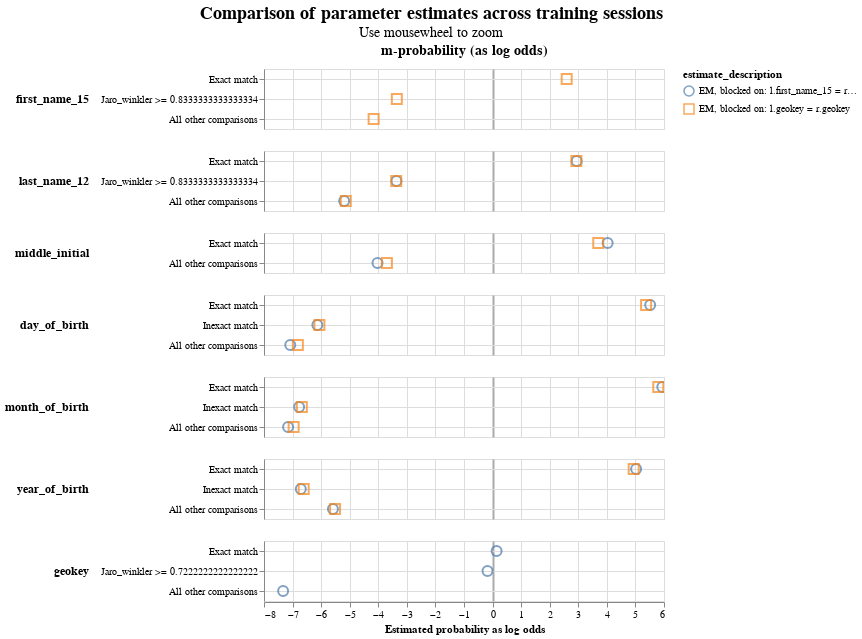

Here is the notebook cell this chart was saved with:
### Code cell
linker.parameter_estimate_comparisons_chart()

### Figure 1 — Vega-Lite specification as saved in the notebook (floating-point values rounded to 4 significant figures)
{"config": {"view": {"continuousWidth": 400, "continuousHeight": 300}, "title": {"anchor": "middle", "fontSize": 18, "subtitleFontSize": 14}}, "data": {"name": "data-5909a84237a34c32bdf2df50b7791546"}, "mark": {"type": "point", "filled": false, "opacity": 0.7, "size": 100}, "encoding": {"color": {"field": "estimate_description", "type": "nominal"}, "column": {"align": "each", "field": "col_header", "header": {"labelFontSize": 14, "labelFontWeight": "bold"}, "title": null, "type": "nominal"}, "row": {"align": "each", "field": "comparison_name", "header": {"labelAlign": "left", "labelAnchor": "middle", "labelAngle": 0, "labelFontSize": 12, "labelFontWeight": "bold"}, "sort": {"field": "comparison_sort_order"}, "title": null, "type": "nominal"}, "shape": {"field": "estimate_description", "scale": {"range": ["circle", "square", "triangle", "diamond"]}, "type": "nominal"}, "tooltip": [{"field": "comparison_name", "type": "nominal"}, {"field": "estimate_description", "type": "nominal"}, {"field": "estimated_probability", "type": "quantitative"}], "x": {"axis": {"gridColor": {"condition": {"test": "abs(datum.value / 10)  <= 1 & datum.value % 10 === 0", "value": "#aaa"}, "value": "#ddd"}, "gridDash": {"condition": {"test": "abs(datum.value / 10) == 1", "value": [3]}, "value": null}, "gridWidth": {"condition": {"test": "abs(datum.value / 10)  <= 1 & datum.value % 10 === 0", "value": 2}, "value": 1}}, "field": "estimated_probability_as_log_odds", "title": "Estimated probability as log odds", "type": "quantitative"}, "y": {"axis": {"grid": true, "title": null}, "field": "comparison_level_label", "sort": {"field": "comparison_vector_value", "order": "descending"}, "type": "nominal"}}, "params": [{"name": "mouse_zoom", "select": {"type": "interval", "encodings": ["x"]}, "bind": "scales"}], "resolve": {"scale": {"y": "independent"}}, "title": {"text": "Comparison of parameter estimates across training sessions", "subtitle": "Use mousewheel to zoom"}, "transform": [{"calculate": "datum.m_or_u + '-probability (as log odds)'", "as": "col_header"}], "$schema": "https://vega.github.io/schema/vega-lite/v5.9.3.json", "datasets": {"data-5909a84237a34c32bdf2df50b7791546": [{"m_or_u": "m", "estimated_probability": 0.8579, "estimate_description": "EM, blocked on: l.geokey = r.geokey", "estimated_probability_as_log_odds": 2.594, "sql_condition": "`first_name_15_l` = `first_name_15_r`", "comparison_level_label": "Exact match", "comparison_vector_value": 2, "comparison_name": "first_name_15", "comparison_sort_order": 0}, {"m_or_u": "m", "estimated_probability": 0.08924, "estimate_description": "EM, blocked on: l.geokey = r.geokey", "estimated_probability_as_log_odds": -3.351, "sql_condition": "jaro_winkler(`first_name_15_l`, `first_name_15_r`) >= 0.8333333333333334", "comparison_level_label": "Jaro_winkler >= 0.8333333333333334", "comparison_vector_value": 1, "comparison_name": "first_name_15", "comparison_sort_order": 0}, {"m_or_u": "m", "estimated_probability": 0.05288, "estimate_description": "EM, blocked on: l.geokey = r.geokey", "estimated_probability_as_log_odds": -4.163, "sql_condition": "ELSE", "comparison_level_label": "All other comparisons", "comparison_vector_value": 0, "comparison_name": "first_name_15", "comparison_sort_order": 0}, {"m_or_u": "m", "estimated_probability": 0.8849, "estimate_description": "EM, blocked on: l.first_name_15 = r.first_name_15 and l.zipcode = r.zipcode", "estimated_probability_as_log_odds": 2.943, "sql_condition": "`last_name_12_l` = `last_name_12_r`", "comparison_level_label": "Exact match", "comparison_vector_value": 2, "comparison_name": "last_name_12", "comparison_sort_order": 1}, {"m_or_u": "m", "estimated_probability": 0.8843, "estimate_description": "EM, blocked on: l.geokey = r.geokey", "estimated_probability_as_log_odds": 2.934, "sql_condition": "`last_name_12_l` = `last_name_12_r`", "comparison_level_label": "Exact match", "comparison_vector_value": 2, "comparison_name": "last_name_12", "comparison_sort_order": 1}, {"m_or_u": "m", "estimated_probability": 0.08851, "estimate_description": "EM, blocked on: l.first_name_15 = r.first_name_15 and l.zipcode = r.zipcode", "estimated_probability_as_log_odds": -3.364, "sql_condition": "jaro_winkler(`last_name_12_l`, `last_name_12_r`) >= 0.8333333333333334", "comparison_level_label": "Jaro_winkler >= 0.8333333333333334", "comparison_vector_value": 1, "comparison_name": "last_name_12", "comparison_sort_order": 1}, {"m_or_u": "m", "estimated_probability": 0.0881, "estimate_description": "EM, blocked on: l.geokey = r.geokey", "estimated_probability_as_log_odds": -3.372, "sql_condition": "jaro_winkler(`last_name_12_l`, `last_name_12_r`) >= 0.8333333333333334", "comparison_level_label": "Jaro_winkler >= 0.8333333333333334", "comparison_vector_value": 1, "comparison_name": "last_name_12", "comparison_sort_order": 1}, {"m_or_u": "m", "estimated_probability": 0.02658, "estimate_description": "EM, blocked on: l.first_name_15 = r.first_name_15 and l.zipcode = r.zipcode", "estimated_probability_as_log_odds": -5.195, "sql_condition": "ELSE", "comparison_level_label": "All other comparisons", "comparison_vector_value": 0, "comparison_name": "last_name_12", "comparison_sort_order": 1}, {"m_or_u": "m", "estimated_probability": 0.02763, "estimate_description": "EM, blocked on: l.geokey = r.geokey", "estimated_probability_as_log_odds": -5.137, "sql_condition": "ELSE", "comparison_level_label": "All other comparisons", "comparison_vector_value": 0, "comparison_name": "last_name_12", "comparison_sort_order": 1}, {"m_or_u": "m", "estimated_probability": 0.9422, "estimate_description": "EM, blocked on: l.first_name_15 = r.first_name_15 and l.zipcode = r.zipcode", "estimated_probability_as_log_odds": 4.028, "sql_condition": "`middle_initial_l` = `middle_initial_r`", "comparison_level_label": "Exact match", "comparison_vector_value": 1, "comparison_name": "middle_initial", "comparison_sort_order": 2}, {"m_or_u": "m", "estimated_probability": 0.9285, "estimate_description": "EM, blocked on: l.geokey = r.geokey", "estimated_probability_as_log_odds": 3.699, "sql_condition": "`middle_initial_l` = `middle_initial_r`", "comparison_level_label": "Exact match", "comparison_vector_value": 1, "comparison_name": "middle_initial", "comparison_sort_order": 2}, {"m_or_u": "m", "estimated_probability": 0.05777, "estimate_description": "EM, blocked on: l.first_name_15 = r.first_name_15 and l.zipcode = r.zipcode", "estimated_probability_as_log_odds": -4.028, "sql_condition": "ELSE", "comparison_level_label": "All other comparisons", "comparison_vector_value": 0, "comparison_name": "middle_initial", "comparison_sort_order": 2}, {"m_or_u": "m", "estimated_probability": 0.07148, "estimate_description": "EM, blocked on: l.geokey = r.geokey", "estimated_probability_as_log_odds": -3.699, "sql_condition": "ELSE", "comparison_level_label": "All other comparisons", "comparison_vector_value": 0, "comparison_name": "middle_initial", "comparison_sort_order": 2}, {"m_or_u": "m", "estimated_probability": 0.9786, "estimate_description": "EM, blocked on: l.first_name_15 = r.first_name_15 and l.zipcode = r.zipcode", "estimated_probability_as_log_odds": 5.516, "sql_condition": "`day_of_birth_l` = `day_of_birth_r`", "comparison_level_label": "Exact match", "comparison_vector_value": 2, "comparison_name": "day_of_birth", "comparison_sort_order": 3}, {"m_or_u": "m", "estimated_probability": 0.9764, "estimate_description": "EM, blocked on: l.geokey = r.geokey", "estimated_probability_as_log_odds": 5.373, "sql_condition": "`day_of_birth_l` = `day_of_birth_r`", "comparison_level_label": "Exact match", "comparison_vector_value": 2, "comparison_name": "day_of_birth", "comparison_sort_order": 3}, {"m_or_u": "m", "estimated_probability": 0.01405, "estimate_description": "EM, blocked on: l.first_name_15 = r.first_name_15 and l.zipcode = r.zipcode", "estimated_probability_as_log_odds": -6.133, "sql_condition": "abs(day_of_birth_l - day_of_birth_r) <= 5", "comparison_level_label": "Inexact match", "comparison_vector_value": 1, "comparison_name": "day_of_birth", "comparison_sort_order": 3}, {"m_or_u": "m", "estimated_probability": 0.01476, "estimate_description": "EM, blocked on: l.geokey = r.geokey", "estimated_probability_as_log_odds": -6.061, "sql_condition": "abs(day_of_birth_l - day_of_birth_r) <= 5", "comparison_level_label": "Inexact match", "comparison_vector_value": 1, "comparison_name": "day_of_birth", "comparison_sort_order": 3}, {"m_or_u": "m", "estimated_probability": 0.007334, "estimate_description": "EM, blocked on: l.first_name_15 = r.first_name_15 and l.zipcode = r.zipcode", "estimated_probability_as_log_odds": -7.081, "sql_condition": "ELSE", "comparison_level_label": "All other comparisons", "comparison_vector_value": 0, "comparison_name": "day_of_birth", "comparison_sort_order": 3}, {"m_or_u": "m", "estimated_probability": 0.008801, "estimate_description": "EM, blocked on: l.geokey = r.geokey", "estimated_probability_as_log_odds": -6.815, "sql_condition": "ELSE", "comparison_level_label": "All other comparisons", "comparison_vector_value": 0, "comparison_name": "day_of_birth", "comparison_sort_order": 3}, {"m_or_u": "m", "estimated_probability": 0.984, "estimate_description": "EM, blocked on: l.first_name_15 = r.first_name_15 and l.zipcode = r.zipcode", "estimated_probability_as_log_odds": 5.94, "sql_condition": "`month_of_birth_l` = `month_of_birth_r`", "comparison_level_label": "Exact match", "comparison_vector_value": 2, "comparison_name": "month_of_birth", "comparison_sort_order": 4}, {"m_or_u": "m", "estimated_probability": 0.9824, "estimate_description": "EM, blocked on: l.geokey = r.geokey", "estimated_probability_as_log_odds": 5.799, "sql_condition": "`month_of_birth_l` = `month_of_birth_r`", "comparison_level_label": "Exact match", "comparison_vector_value": 2, "comparison_name": "month_of_birth", "comparison_sort_order": 4}, {"m_or_u": "m", "estimated_probability": 0.009074, "estimate_description": "EM, blocked on: l.first_name_15 = r.first_name_15 and l.zipcode = r.zipcode", "estimated_probability_as_log_odds": -6.771, "sql_condition": "abs(month_of_birth_l - month_of_birth_r) <= 3", "comparison_level_label": "Inexact match", "comparison_vector_value": 1, "comparison_name": "month_of_birth", "comparison_sort_order": 4}, {"m_or_u": "m", "estimated_probability": 0.009684, "estimate_description": "EM, blocked on: l.geokey = r.geokey", "estimated_probability_as_log_odds": -6.676, "sql_condition": "abs(month_of_birth_l - month_of_birth_r) <= 3", "comparison_level_label": "Inexact match", "comparison_vector_value": 1, "comparison_name": "month_of_birth", "comparison_sort_order": 4}, {"m_or_u": "m", "estimated_probability": 0.006957, "estimate_description": "EM, blocked on: l.first_name_15 = r.first_name_15 and l.zipcode = r.zipcode", "estimated_probability_as_log_odds": -7.157, "sql_condition": "ELSE", "comparison_level_label": "All other comparisons", "comparison_vector_value": 0, "comparison_name": "month_of_birth", "comparison_sort_order": 4}, {"m_or_u": "m", "estimated_probability": 0.007954, "estimate_description": "EM, blocked on: l.geokey = r.geokey", "estimated_probability_as_log_odds": -6.963, "sql_condition": "ELSE", "comparison_level_label": "All other comparisons", "comparison_vector_value": 0, "comparison_name": "month_of_birth", "comparison_sort_order": 4}, {"m_or_u": "m", "estimated_probability": 0.9702, "estimate_description": "EM, blocked on: l.first_name_15 = r.first_name_15 and l.zipcode = r.zipcode", "estimated_probability_as_log_odds": 5.024, "sql_condition": "`year_of_birth_l` = `year_of_birth_r`", "comparison_level_label": "Exact match", "comparison_vector_value": 2, "comparison_name": "year_of_birth", "comparison_sort_order": 5}, {"m_or_u": "m", "estimated_probability": 0.9684, "estimate_description": "EM, blocked on: l.geokey = r.geokey", "estimated_probability_as_log_odds": 4.94, "sql_condition": "`year_of_birth_l` = `year_of_birth_r`", "comparison_level_label": "Exact match", "comparison_vector_value": 2, "comparison_name": "year_of_birth", "comparison_sort_order": 5}, {"m_or_u": "m", "estimated_probability": 0.009448, "estimate_description": "EM, blocked on: l.first_name_15 = r.first_name_15 and l.zipcode = r.zipcode", "estimated_probability_as_log_odds": -6.712, "sql_condition": "abs(year_of_birth_l - year_of_birth_r) <= 5", "comparison_level_label": "Inexact match", "comparison_vector_value": 1, "comparison_name": "year_of_birth", "comparison_sort_order": 5}, {"m_or_u": "m", "estimated_probability": 0.01013, "estimate_description": "EM, blocked on: l.geokey = r.geokey", "estimated_probability_as_log_odds": -6.611, "sql_condition": "abs(year_of_birth_l - year_of_birth_r) <= 5", "comparison_level_label": "Inexact match", "comparison_vector_value": 1, "comparison_name": "year_of_birth", "comparison_sort_order": 5}, {"m_or_u": "m", "estimated_probability": 0.02038, "estimate_description": "EM, blocked on: l.first_name_15 = r.first_name_15 and l.zipcode = r.zipcode", "estimated_probability_as_log_odds": -5.587, "sql_condition": "ELSE", "comparison_level_label": "All other comparisons", "comparison_vector_value": 0, "comparison_name": "year_of_birth", "comparison_sort_order": 5}, {"m_or_u": "m", "estimated_probability": 0.02143, "estimate_description": "EM, blocked on: l.geokey = r.geokey", "estimated_probability_as_log_odds": -5.513, "sql_condition": "ELSE", "comparison_level_label": "All other comparisons", "comparison_vector_value": 0, "comparison_name": "year_of_birth", "comparison_sort_order": 5}, {"m_or_u": "m", "estimated_probability": 0.5245, "estimate_description": "EM, blocked on: l.first_name_15 = r.first_name_15 and l.zipcode = r.zipcode", "estimated_probability_as_log_odds": 0.1413, "sql_condition": "`geokey_l` = `geokey_r`", "comparison_level_label": "Exact match", "comparison_vector_value": 2, "comparison_name": "geokey", "comparison_sort_order": 6}, {"m_or_u": "m", "estimated_probability": 0.4694, "estimate_description": "EM, blocked on: l.first_name_15 = r.first_name_15 and l.zipcode = r.zipcode", "estimated_probability_as_log_odds": -0.177, "sql_condition": "jaro_winkler(`geokey_l`, `geokey_r`) >= 0.7222222222222222", "comparison_level_label": "Jaro_winkler >= 0.7222222222222222", "comparison_vector_value": 1, "comparison_name": "geokey", "comparison_sort_order": 6}, {"m_or_u": "m", "estimated_probability": 0.006171, "estimate_description": "EM, blocked on: l.first_name_15 = r.first_name_15 and l.zipcode = r.zipcode", "estimated_probability_as_log_odds": -7.331, "sql_condition": "ELSE", "comparison_level_label": "All other comparisons", "comparison_vector_value": 0, "comparison_name": "geokey", "comparison_sort_order": 6}]}}
